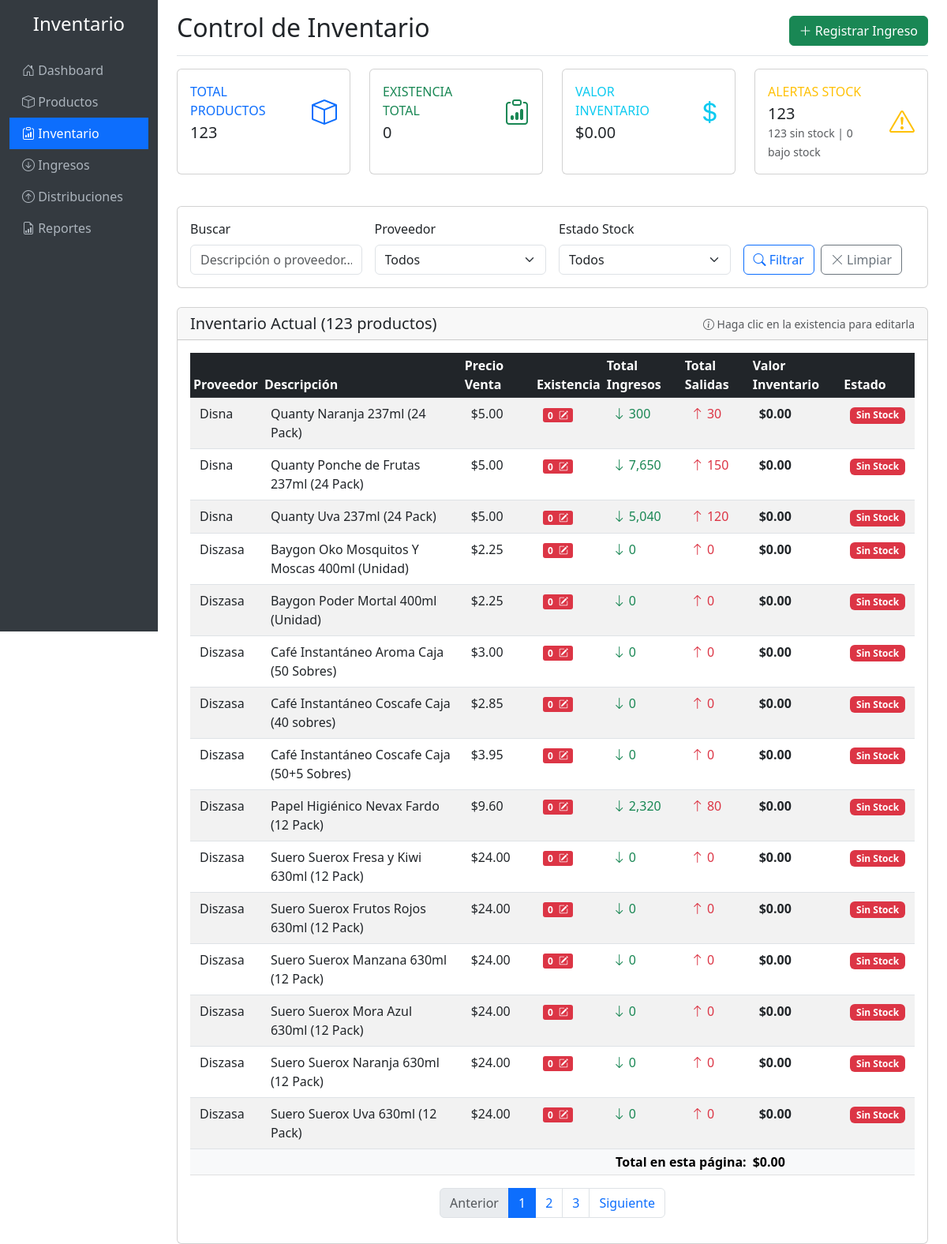
The app's page /inventario.php with its own data.
### tables this page shows
CREATE TABLE IF NOT EXISTS `productos` (
  `id` int NOT NULL AUTO_INCREMENT,
  `proveedor` varchar(255) NOT NULL,
  `descripcion` text NOT NULL,
  `precio_venta` decimal(10,2) NOT NULL,
  `existencia` int DEFAULT '0',
  `fecha_creacion` timestamp NULL DEFAULT CURRENT_TIMESTAMP,
  `fecha_actualizacion` timestamp NULL DEFAULT CURRENT_TIMESTAMP ON UPDATE CURRENT_TIMESTAMP,
  PRIMARY KEY (`id`)
);

### inventario.php (the view, shortened to what the rows shown need)
<?php
$database = new Database();
$db = $database->getConnection();
$page = isset($_GET['page']) ? (int)$_GET['page'] : 1;
$limit = 15;
$offset = ($page - 1) * $limit;
$where_conditions = [];
$params = [];
$where_clause = !empty($where_conditions) ? "WHERE " . implode(" AND ", $where_conditions) : "";
$query = "SELECT
            p.*,
            COALESCE(SUM(di.cantidad), 0) as total_ingresos,
            COALESCE(SUM(dtd.cantidad), 0) as total_salidas,
            (p.existencia * p.precio_venta) as valor_inventario
          FROM productos p
          LEFT JOIN detalle_ingresos di ON p.id = di.producto_id
          LEFT JOIN detalle_tablas_distribucion dtd ON p.id = dtd.producto_id
          $where_clause
          GROUP BY p.id
          ORDER BY p.proveedor, p.descripcion
          LIMIT $limit OFFSET $offset";
$stmt = $db->prepare($query);
$stmt->execute($params);
$productos = $stmt->fetchAll();
?>
<!DOCTYPE html>
<html lang="es">
<head>
    <link href="https://cdn.jsdelivr.net/npm/bootstrap@5.3.0/dist/css/bootstrap.min.css" rel="stylesheet">
    <link href="https://cdn.jsdelivr.net/npm/bootstrap-icons@1.10.0/font/bootstrap-icons.css" rel="stylesheet">
</head>
<body>
    <div class="container-fluid">
        <div class="row">
            <main class="col-md-9 ms-sm-auto col-lg-10 px-md-4 main-content">
                <div class="d-flex justify-content-between flex-wrap flex-md-nowrap align-items-center pt-3 pb-2 mb-3 border-bottom">
                    <h1 class="h2">Control de Inventario</h1>
                </div>
                <div class="card">
                    <div class="card-body">
                        <?php if (count($productos) > 0): ?>
                            <div class="table-responsive">
                                <table class="table table-striped table-hover table-sm">
                                    <thead class="table-dark">
                                        <tr>
                                            <th>Proveedor</th>
                                            <th>Descripción</th>
                                            <th>Precio Venta</th>
                                            <th>Existencia</th>
                                            <th>Total Ingresos</th>
                                            <th>Total Salidas</th>
                                            <th>Valor Inventario</th>
                                            <th>Estado</th>
                                        </tr>
                                    </thead>
                                    <tbody>
                                        <?php foreach ($productos as $producto): ?>
                                            <tr>
                                                <td><?php echo htmlspecialchars($producto['proveedor']); ?></td>
                                                <td><?php echo htmlspecialchars($producto['descripcion']); ?></td>
                                                <td>$<?php echo number_format($producto['precio_venta'], 2); ?></td>
                                                <td>
                                                    <span class="existencia-editable badge <?php
                                                        echo $producto['existencia'] == 0 ? 'bg-danger' :
                                                             ($producto['existencia'] < 10 ? 'bg-warning text-dark' : 'bg-success');
                                                    ?>"
                                                    data-producto-id="<?php echo $producto['id']; ?>"
                                                    data-existencia-actual="<?php echo $producto['existencia']; ?>"
                                                    data-descripcion="<?php echo htmlspecialchars($producto['descripcion']); ?>"
                                                    title="Clic para editar">
                                                        <?php echo number_format($producto['existencia']); ?>
                                                        <i class="bi bi-pencil-square ms-1"></i>
                                                    </span>
                                                </td>
                                                <td class="text-success">
                                                    <i class="bi bi-arrow-down"></i> <?php echo number_format($producto['total_ingresos']); ?>
                                                </td>
                                                <td class="text-danger">
                                                    <i class="bi bi-arrow-up"></i> <?php echo number_format($producto['total_salidas']); ?>
                                                </td>
                                                <td class="fw-bold">$<?php echo number_format($producto['valor_inventario'], 2); ?></td>
                                                <td>
                                                    <?php if ($producto['existencia'] == 0): ?>
                                                        <span class="badge bg-danger">Sin Stock</span>
                                                    <?php elseif ($producto['existencia'] < 10): ?>
                                                        <span class="badge bg-warning text-dark">Bajo Stock</span>
                                                    <?php else: ?>
                                                        <span class="badge bg-success">Normal</span>
                                                    <?php endif; ?>
                                                </td>
                                            </tr>
                                        <?php endforeach; ?>
                                    </tbody>
                                    <tfoot class="table-light">
                                        <tr>
                                            <th colspan="6" class="text-end">Total en esta página:</th>
                                            <th>$<?php echo number_format(array_sum(array_column($productos, 'valor_inventario')), 2); ?></th>
                                            <th></th>
                                        </tr>
                                    </tfoot>
                                </table>
                            </div>
                        <?php else: ?>
                            <div class="alert alert-info">
                                <i class="bi bi-info-circle"></i> No se encontraron productos con los criterios especificados.
                            </div>
                        <?php endif; ?>
                    </div>
                </div>
            </main>
        </div>
    </div>
</body>
</html>

### records on screen
productos: proveedor "Disna", descripcion "Quanty Naranja 237ml (24 Pack)", precio_venta "5.00", existencia "0", total_ingresos "300", total_salidas "30", valor_inventario "0.00", shows "Sin Stock"
productos: proveedor "Disna", descripcion "Quanty Ponche de Frutas 237ml (24 Pack)", precio_venta "5.00", existencia "0", total_ingresos "7,650", total_salidas "150", valor_inventario "0.00", shows "Sin Stock"
productos: proveedor "Disna", descripcion "Quanty Uva 237ml (24 Pack)", precio_venta "5.00", existencia "0", total_ingresos "5,040", total_salidas "120", valor_inventario "0.00", shows "Sin Stock"
productos: proveedor "Diszasa", descripcion "Baygon Oko Mosquitos Y Moscas 400ml (Unidad)", precio_venta "2.25", existencia "0", total_ingresos "0", total_salidas "0", valor_inventario "0.00", shows "Sin Stock"
productos: proveedor "Diszasa", descripcion "Baygon Poder Mortal 400ml (Unidad)", precio_venta "2.25", existencia "0", total_ingresos "0", total_salidas "0", valor_inventario "0.00", shows "Sin Stock"
productos: proveedor "Diszasa", descripcion "Café Instantáneo Aroma Caja (50 Sobres)", precio_venta "3.00", existencia "0", total_ingresos "0", total_salidas "0", valor_inventario "0.00", shows "Sin Stock"
productos: proveedor "Diszasa", descripcion "Café Instantáneo Coscafe Caja (40 sobres)", precio_venta "2.85", existencia "0", total_ingresos "0", total_salidas "0", valor_inventario "0.00", shows "Sin Stock"
productos: proveedor "Diszasa", descripcion "Café Instantáneo Coscafe Caja (50+5 Sobres)", precio_venta "3.95", existencia "0", total_ingresos "0", total_salidas "0", valor_inventario "0.00", shows "Sin Stock"
productos: proveedor "Diszasa", descripcion "Papel Higiénico Nevax Fardo (12 Pack)", precio_venta "9.60", existencia "0", total_ingresos "2,320", total_salidas "80", valor_inventario "0.00", shows "Sin Stock"
productos: proveedor "Diszasa", descripcion "Suero Suerox Fresa y Kiwi 630ml (12 Pack)", precio_venta "24.00", existencia "0", total_ingresos "0", total_salidas "0", valor_inventario "0.00", shows "Sin Stock"
productos: proveedor "Diszasa", descripcion "Suero Suerox Frutos Rojos 630ml (12 Pack)", precio_venta "24.00", existencia "0", total_ingresos "0", total_salidas "0", valor_inventario "0.00", shows "Sin Stock"
productos: proveedor "Diszasa", descripcion "Suero Suerox Manzana 630ml (12 Pack)", precio_venta "24.00", existencia "0", total_ingresos "0", total_salidas "0", valor_inventario "0.00", shows "Sin Stock"
productos: proveedor "Diszasa", descripcion "Suero Suerox Mora Azul 630ml (12 Pack)", precio_venta "24.00", existencia "0", total_ingresos "0", total_salidas "0", valor_inventario "0.00", shows "Sin Stock"
productos: proveedor "Diszasa", descripcion "Suero Suerox Naranja 630ml (12 Pack)", precio_venta "24.00", existencia "0", total_ingresos "0", total_salidas "0", valor_inventario "0.00", shows "Sin Stock"
productos: proveedor "Diszasa", descripcion "Suero Suerox Uva 630ml (12 Pack)", precio_venta "24.00", existencia "0", total_ingresos "0", total_salidas "0", valor_inventario "0.00", shows "Sin Stock"

### other values on screen
$stats['total_productos'] "123"
$stats['total_existencia'] "0"
$stats['valor_total_inventario'] "0.00"
$stats['productos_sin_stock'] + $stats['productos_bajo_stock'] "123"
$stats['productos_sin_stock'] "123"
$stats['productos_bajo_stock'] "0"
$total_productos "123"
array_sum(array_column($productos, 'valor_inventario')) "0.00"
